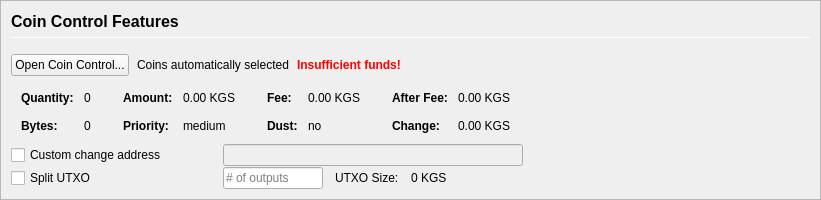
         <widget class="QFrame" name="frameCoinControl">
          <property name="sizePolicy">
           <sizepolicy hsizetype="Expanding" vsizetype="Expanding">
            <horstretch>0</horstretch>
            <verstretch>0</verstretch>
           </sizepolicy>
          </property>
          <property name="maximumSize">
           <size>
            <width>16777215</width>
            <height>16777215</height>
           </size>
          </property>
          <property name="frameShape">
           <enum>QFrame::StyledPanel</enum>
          </property>
          <property name="frameShadow">
           <enum>QFrame::Sunken</enum>
          </property>
          <layout class="QVBoxLayout" name="verticalLayoutCoinControl2">
           <property name="spacing">
            <number>0</number>
           </property>
           <property name="leftMargin">
            <number>0</number>
           </property>
           <property name="topMargin">
            <number>0</number>
           </property>
           <property name="rightMargin">
            <number>0</number>
           </property>
           <property name="bottomMargin">
            <number>0</number>
           </property>
           <item>
            <widget class="QFrame" name="frameCoinControl_BG">
             <layout class="QVBoxLayout" name="verticalLayoutCoinControl" stretch="0,0,0,0,0,0">
              <property name="spacing">
               <number>1</number>
              </property>
              <property name="leftMargin">
               <number>10</number>
              </property>
              <property name="topMargin">
               <number>10</number>
              </property>
              <item>
               <layout class="QHBoxLayout" name="horizontalLayoutCoinControl1">
                <property name="bottomMargin">
                 <number>15</number>
                </property>
                <item>
                 <layout class="QVBoxLayout" name="verticalLayout_3">
                  <property name="spacing">
                   <number>6</number>
                  </property>
                  <item>
                   <widget class="QLabel" name="labelCoinControlFeatures">
                    <property name="sizePolicy">
                     <sizepolicy hsizetype="Preferred" vsizetype="Maximum">
                      <horstretch>0</horstretch>
                      <verstretch>0</verstretch>
                     </sizepolicy>
                    </property>
                    <property name="minimumSize">
                     <size>
                      <width>0</width>
                      <height>20</height>
                     </size>
                    </property>
                    <property name="font">
                     <font>
                      <pointsize>12</pointsize>
                      <weight>75</weight>
                      <bold>true</bold>
                     </font>
                    </property>
                    <property name="styleSheet">
                     <string notr="true">font-weight:bold;</string>
                    </property>
                    <property name="text">
                     <string>Coin Control Features</string>
                    </property>
                   </widget>
                  </item>
                  <item>
                   <widget class="Line" name="line">
                    <property name="minimumSize">
                     <size>
                      <width>0</width>
                      <height>1</height>
                     </size>
                    </property>
                    <property name="maximumSize">
                     <size>
                      <width>16777215</width>
                      <height>1</height>
                     </size>
                    </property>
                    <property name="orientation">
                     <enum>Qt::Horizontal</enum>
                    </property>
                   </widget>
                  </item>
                 </layout>
                </item>
               </layout>
              </item>
              <item>
               <layout class="QHBoxLayout" name="horizontalLayoutCoinControl2" stretch="0,0,0,0">
                <property name="spacing">
                 <number>8</number>
                </property>
                <property name="bottomMargin">
                 <number>10</number>
                </property>
                <item>
                 <widget class="QPushButton" name="pushButtonCoinControl">
                  <property name="styleSheet">
                   <string notr="true"/>
                  </property>
                  <property name="text">
                   <string>Open Coin Control...</string>
                  </property>
                  <property name="autoDefault">
                   <bool>false</bool>
                  </property>
                 </widget>
                </item>
                <item>
                 <widget class="QLabel" name="labelCoinControlAutomaticallySelected">
                  <property name="text">
                   <string>Coins automatically selected</string>
                  </property>
                  <property name="margin">
                   <number>5</number>
                  </property>
                 </widget>
                </item>
                <item>
                 <widget class="QLabel" name="labelCoinControlInsuffFunds">
                  <property name="font">
                   <font>
                    <weight>75</weight>
                    <bold>true</bold>
                   </font>
                  </property>
                  <property name="styleSheet">
                   <string notr="true">color:red;font-weight:bold;</string>
                  </property>
                  <property name="text">
                   <string>Insufficient funds!</string>
                  </property>
                  <property name="margin">
                   <number>5</number>
                  </property>
                 </widget>
                </item>
                <item>
                 <spacer name="horizontalSpacerCoinControl">
                  <property name="orientation">
                   <enum>Qt::Horizontal</enum>
                  </property>
                  <property name="sizeHint" stdset="0">
                   <size>
                    <width>40</width>
                    <height>1</height>
                   </size>
                  </property>
                 </spacer>
                </item>
               </layout>
              </item>
              <item>
               <widget class="QWidget" name="widgetCoinControl" native="true">
                <property name="sizePolicy">
                 <sizepolicy hsizetype="Preferred" vsizetype="Preferred">
                  <horstretch>0</horstretch>
                  <verstretch>0</verstretch>
                 </sizepolicy>
                </property>
                <property name="minimumSize">
                 <size>
                  <width>0</width>
                  <height>0</height>
                 </size>
                </property>
                <property name="styleSheet">
                 <string notr="true"/>
                </property>
                <layout class="QHBoxLayout" name="horizontalLayoutCoinControl5">
                 <property name="leftMargin">
                  <number>0</number>
                 </property>
                 <property name="topMargin">
                  <number>0</number>
                 </property>
                 <property name="rightMargin">
                  <number>0</number>
                 </property>
                 <property name="bottomMargin">
                  <number>0</number>
                 </property>
                 <item>
                  <layout class="QHBoxLayout" name="horizontalLayoutCoinControl3" stretch="0,0,0,1">
                   <property name="spacing">
                    <number>20</number>
                   </property>
                   <property name="topMargin">
                    <number>0</number>
                   </property>
                   <property name="bottomMargin">
                    <number>10</number>
                   </property>
                   <item>
                    <layout class="QFormLayout" name="formLayoutCoinControl1">
                     <property name="horizontalSpacing">
                      <number>10</number>
                     </property>
                     <property name="verticalSpacing">
                      <number>14</number>
                     </property>
                     <property name="leftMargin">
                      <number>10</number>
                     </property>
                     <property name="topMargin">
                      <number>4</number>
                     </property>
                     <property name="rightMargin">
                      <number>6</number>
                     </property>
                     <item row="0" column="0">
                      <widget class="QLabel" name="labelCoinControlQuantityText">
                       <property name="font">
                        <font>
                         <weight>75</weight>
                         <bold>true</bold>
                        </font>
                       </property>
                       <property name="text">
                        <string>Quantity:</string>
                       </property>
                       <property name="margin">
                        <number>0</number>
                       </property>
                      </widget>
                     </item>
                     <item row="0" column="1">
                      <widget class="QLabel" name="labelCoinControlQuantity">
                       <property name="cursor">
                        <cursorShape>IBeamCursor</cursorShape>
                       </property>
                       <property name="contextMenuPolicy">
                        <enum>Qt::ActionsContextMenu</enum>
                       </property>
                       <property name="text">
                        <string notr="true">0</string>
                       </property>
                       <property name="margin">
                        <number>0</number>
                       </property>
                       <property name="textInteractionFlags">
                        <set>Qt::LinksAccessibleByMouse|Qt::TextSelectableByKeyboard|Qt::TextSelectableByMouse</set>
                       </property>
                      </widget>
                     </item>
                     <item row="1" column="0">
                      <widget class="QLabel" name="labelCoinControlBytesText">
                       <property name="font">
                        <font>
                         <weight>75</weight>
                         <bold>true</bold>
                        </font>
                       </property>
                       <property name="text">
                        <string>Bytes:</string>
                       </property>
                      </widget>
                     </item>
                     <item row="1" column="1">
                      <widget class="QLabel" name="labelCoinControlBytes">
                       <property name="cursor">
                        <cursorShape>IBeamCursor</cursorShape>
                       </property>
                       <property name="contextMenuPolicy">
                        <enum>Qt::ActionsContextMenu</enum>
                       </property>
                       <property name="text">
                        <string notr="true">0</string>
                       </property>
                       <property name="textInteractionFlags">
                        <set>Qt::LinksAccessibleByMouse|Qt::TextSelectableByKeyboard|Qt::TextSelectableByMouse</set>
                       </property>
                      </widget>
                     </item>
                    </layout>
                   </item>
                   <item>
                    <layout class="QFormLayout" name="formLayoutCoinControl2">
                     <property name="horizontalSpacing">
                      <number>10</number>
                     </property>
                     <property name="verticalSpacing">
                      <number>14</number>
                     </property>
                     <property name="leftMargin">
                      <number>6</number>
                     </property>
                     <property name="topMargin">
                      <number>4</number>
                     </property>
                     <property name="rightMargin">
                      <number>6</number>
                     </property>
                     <item row="0" column="0">
                      <widget class="QLabel" name="labelCoinControlAmountText">
                       <property name="font">
                        <font>
                         <weight>75</weight>
                         <bold>true</bold>
                        </font>
                       </property>
                       <property name="text">
                        <string>Amount:</string>
                       </property>
                       <property name="margin">
                        <number>0</number>
                       </property>
                      </widget>
                     </item>
                     <item row="0" column="1">
                      <widget class="QLabel" name="labelCoinControlAmount">
                       <property name="cursor">
                        <cursorShape>IBeamCursor</cursorShape>
                       </property>
                       <property name="contextMenuPolicy">
                        <enum>Qt::ActionsContextMenu</enum>
                       </property>
                       <property name="text">
                        <string notr="true">0.00 KGS</string>
                       </property>
                       <property name="textInteractionFlags">
                        <set>Qt::LinksAccessibleByMouse|Qt::TextSelectableByKeyboard|Qt::TextSelectableByMouse</set>
                       </property>
                      </widget>
                     </item>
                     <item row="1" column="0">
                      <widget class="QLabel" name="labelCoinControlPriorityText">
                       <property name="font">
                        <font>
                         <weight>75</weight>
                         <bold>true</bold>
                        </font>
                       </property>
                       <property name="text">
                        <string>Priority:</string>
                       </property>
                      </widget>
                     </item>
                     <item row="1" column="1">
                      <widget class="QLabel" name="labelCoinControlPriority">
                       <property name="cursor">
                        <cursorShape>IBeamCursor</cursorShape>
                       </property>
                       <property name="contextMenuPolicy">
                        <enum>Qt::ActionsContextMenu</enum>
                       </property>
                       <property name="text">
                        <string>medium</string>
                       </property>
                       <property name="textInteractionFlags">
                        <set>Qt::LinksAccessibleByMouse|Qt::TextSelectableByKeyboard|Qt::TextSelectableByMouse</set>
                       </property>
                      </widget>
                     </item>
                    </layout>
                   </item>
                   <item>
                    <layout class="QFormLayout" name="formLayoutCoinControl3">
                     <property name="horizontalSpacing">
                      <number>10</number>
                     </property>
                     <property name="verticalSpacing">
                      <number>14</number>
                     </property>
                     <property name="leftMargin">
                      <number>6</number>
                     </property>
                     <property name="topMargin">
                      <number>4</number>
                     </property>
                     <property name="rightMargin">
                      <number>6</number>
                     </property>
                     <item row="0" column="0">
                      <widget class="QLabel" name="labelCoinControlFeeText">
                       <property name="font">
                        <font>
                         <weight>75</weight>
                         <bold>true</bold>
                        </font>
                       </property>
                       <property name="text">
                        <string>Fee:</string>
                       </property>
                       <property name="margin">
                        <number>0</number>
                       </property>
                      </widget>
                     </item>
                     <item row="0" column="1">
                      <widget class="QLabel" name="labelCoinControlFee">
                       <property name="cursor">
                        <cursorShape>IBeamCursor</cursorShape>
                       </property>
                       <property name="contextMenuPolicy">
                        <enum>Qt::ActionsContextMenu</enum>
                       </property>
                       <property name="text">
                        <string notr="true">0.00 KGS</string>
                       </property>
                       <property name="textInteractionFlags">
                        <set>Qt::LinksAccessibleByMouse|Qt::TextSelectableByKeyboard|Qt::TextSelectableByMouse</set>
                       </property>
                      </widget>
                     </item>
                     <item row="1" column="0">
                      <widget class="QLabel" name="labelCoinControlLowOutputText">
                       <property name="font">
                        <font>
                         <weight>75</weight>
                         <bold>true</bold>
                        </font>
                       </property>
                       <property name="text">
                        <string>Dust:</string>
                       </property>
                      </widget>
                     </item>
                     <item row="1" column="1">
                      <widget class="QLabel" name="labelCoinControlLowOutput">
                       <property name="cursor">
                        <cursorShape>IBeamCursor</cursorShape>
                       </property>
                       <property name="contextMenuPolicy">
                        <enum>Qt::ActionsContextMenu</enum>
                       </property>
                       <property name="text">
                        <string>no</string>
                       </property>
                       <property name="textInteractionFlags">
                        <set>Qt::LinksAccessibleByMouse|Qt::TextSelectableByKeyboard|Qt::TextSelectableByMouse</set>
                       </property>
                      </widget>
                     </item>
                    </layout>
                   </item>
                   <item>
                    <layout class="QFormLayout" name="formLayoutCoinControl4">
                     <property name="horizontalSpacing">
                      <number>10</number>
                     </property>
                     <property name="verticalSpacing">
                      <number>14</number>
                     </property>
                     <property name="leftMargin">
                      <number>6</number>
                     </property>
                     <property name="topMargin">
                      <number>4</number>
                     </property>
                     <property name="rightMargin">
                      <number>6</number>
                     </property>
                     <item row="0" column="0">
                      <widget class="QLabel" name="labelCoinControlAfterFeeText">
                       <property name="font">
                        <font>
                         <weight>75</weight>
                         <bold>true</bold>
                        </font>
                       </property>
                       <property name="text">
                        <string>After Fee:</string>
                       </property>
                       <property name="margin">
                        <number>0</number>
                       </property>
                      </widget>
                     </item>
                     <item row="0" column="1">
                      <widget class="QLabel" name="labelCoinControlAfterFee">
                       <property name="cursor">
                        <cursorShape>IBeamCursor</cursorShape>
                       </property>
                       <property name="contextMenuPolicy">
                        <enum>Qt::ActionsContextMenu</enum>
                       </property>
                       <property name="text">
                        <string notr="true">0.00 KGS</string>
                       </property>
                       <property name="textInteractionFlags">
                        <set>Qt::LinksAccessibleByMouse|Qt::TextSelectableByKeyboard|Qt::TextSelectableByMouse</set>
                       </property>
                      </widget>
                     </item>
                     <item row="1" column="0">
                      <widget class="QLabel" name="labelCoinControlChangeText">
                       <property name="font">
                        <font>
                         <weight>75</weight>
                         <bold>true</bold>
                        </font>
                       </property>
                       <property name="text">
                        <string>Change:</string>
                       </property>
                      </widget>
                     </item>
                     <item row="1" column="1">
                      <widget class="QLabel" name="labelCoinControlChange">
                       <property name="cursor">
                        <cursorShape>IBeamCursor</cursorShape>
                       </property>
                       <property name="contextMenuPolicy">
                        <enum>Qt::ActionsContextMenu</enum>
                       </property>
                       <property name="text">
                        <string notr="true">0.00 KGS</string>
                       </property>
                       <property name="textInteractionFlags">
                        <set>Qt::LinksAccessibleByMouse|Qt::TextSelectableByKeyboard|Qt::TextSelectableByMouse</set>
                       </property>
                      </widget>
                     </item>
                    </layout>
                   </item>
                  </layout>
                 </item>
                </layout>
               </widget>
              </item>
              <item>
               <layout class="QHBoxLayout" name="horizontalLayoutCoinControl4">
                <property name="spacing">
                 <number>12</number>
                </property>
                <property name="sizeConstraint">
                 <enum>QLayout::SetDefaultConstraint</enum>
                </property>
                <property name="topMargin">
                 <number>0</number>
                </property>
                <property name="rightMargin">
                 <number>0</number>
                </property>
                <item>
                 <widget class="QCheckBox" name="checkBoxCoinControlChange">
                  <property name="sizePolicy">
                   <sizepolicy hsizetype="Preferred" vsizetype="Preferred">
                    <horstretch>0</horstretch>
                    <verstretch>0</verstretch>
                   </sizepolicy>
                  </property>
                  <property name="minimumSize">
                   <size>
                    <width>200</width>
                    <height>0</height>
                   </size>
                  </property>
                  <property name="maximumSize">
                   <size>
                    <width>200</width>
                    <height>16777215</height>
                   </size>
                  </property>
                  <property name="toolTip">
                   <string>If this is activated, but the change address is empty or invalid, change will be sent to a newly generated address.</string>
                  </property>
                  <property name="text">
                   <string>Custom change address</string>
                  </property>
                 </widget>
                </item>
                <item>
                 <widget class="QValidatedLineEdit" name="lineEditCoinControlChange">
                  <property name="enabled">
                   <bool>false</bool>
                  </property>
                  <property name="sizePolicy">
                   <sizepolicy hsizetype="Preferred" vsizetype="Preferred">
                    <horstretch>0</horstretch>
                    <verstretch>0</verstretch>
                   </sizepolicy>
                  </property>
                  <property name="minimumSize">
                   <size>
                    <width>300</width>
                    <height>0</height>
                   </size>
                  </property>
                 </widget>
                </item>
                <item>
                 <widget class="QLabel" name="labelCoinControlChangeLabel">
                  <property name="sizePolicy">
                   <sizepolicy hsizetype="Preferred" vsizetype="Preferred">
                    <horstretch>0</horstretch>
                    <verstretch>0</verstretch>
                   </sizepolicy>
                  </property>
                  <property name="minimumSize">
                   <size>
                    <width>100</width>
                    <height>0</height>
                   </size>
                  </property>
                  <property name="text">
                   <string/>
                  </property>
                  <property name="margin">
                   <number>3</number>
                  </property>
                 </widget>
                </item>
               </layout>
              </item>
              <item>
               <layout class="QHBoxLayout" name="horizontalLayoutCoinControl6">
                <property name="spacing">
                 <number>12</number>
                </property>
                <property name="rightMargin">
                 <number>0</number>
                </property>
                <item>
                 <widget class="QCheckBox" name="splitBlockCheckBox">
                  <property name="sizePolicy">
                   <sizepolicy hsizetype="Preferred" vsizetype="Preferred">
                    <horstretch>0</horstretch>
                    <verstretch>0</verstretch>
                   </sizepolicy>
                  </property>
                  <property name="minimumSize">
                   <size>
                    <width>200</width>
                    <height>0</height>
                   </size>
                  </property>
                  <property name="maximumSize">
                   <size>
                    <width>200</width>
                    <height>16777215</height>
                   </size>
                  </property>
                  <property name="text">
                   <string>Split UTXO</string>
                  </property>
                 </widget>
                </item>
                <item>
                 <widget class="QLineEdit" name="splitBlockLineEdit">
                  <property name="sizePolicy">
                   <sizepolicy hsizetype="Preferred" vsizetype="Preferred">
                    <horstretch>50</horstretch>
                    <verstretch>0</verstretch>
                   </sizepolicy>
                  </property>
                  <property name="minimumSize">
                   <size>
                    <width>100</width>
                    <height>0</height>
                   </size>
                  </property>
                  <property name="maximumSize">
                   <size>
                    <width>100</width>
                    <height>16777215</height>
                   </size>
                  </property>
                  <property name="placeholderText">
                   <string># of outputs</string>
                  </property>
                 </widget>
                </item>
                <item>
                 <widget class="QLabel" name="labelBlockSizeText">
                  <property name="text">
                   <string>UTXO Size:</string>
                  </property>
                 </widget>
                </item>
                <item>
                 <widget class="QLabel" name="labelBlockSize">
                  <property name="text">
                   <string>0 KGS</string>
                  </property>
                 </widget>
                </item>
                <item>
                 <spacer name="horizontalSpacer_7">
                  <property name="orientation">
                   <enum>Qt::Horizontal</enum>
                  </property>
                  <property name="sizeHint" stdset="0">
                   <size>
                    <width>40</width>
                    <height>20</height>
                   </size>
                  </property>
                 </spacer>
                </item>
               </layout>
              </item>
              <item>
               <spacer name="verticalSpacerCoinControl">
                <property name="orientation">
                 <enum>Qt::Vertical</enum>
                </property>
                <property name="sizeHint" stdset="0">
                 <size>
                  <width>800</width>
                  <height>1</height>
                 </size>
                </property>
               </spacer>
              </item>
             </layout>
            </widget>
           </item>
          </layout>
         </widget>
